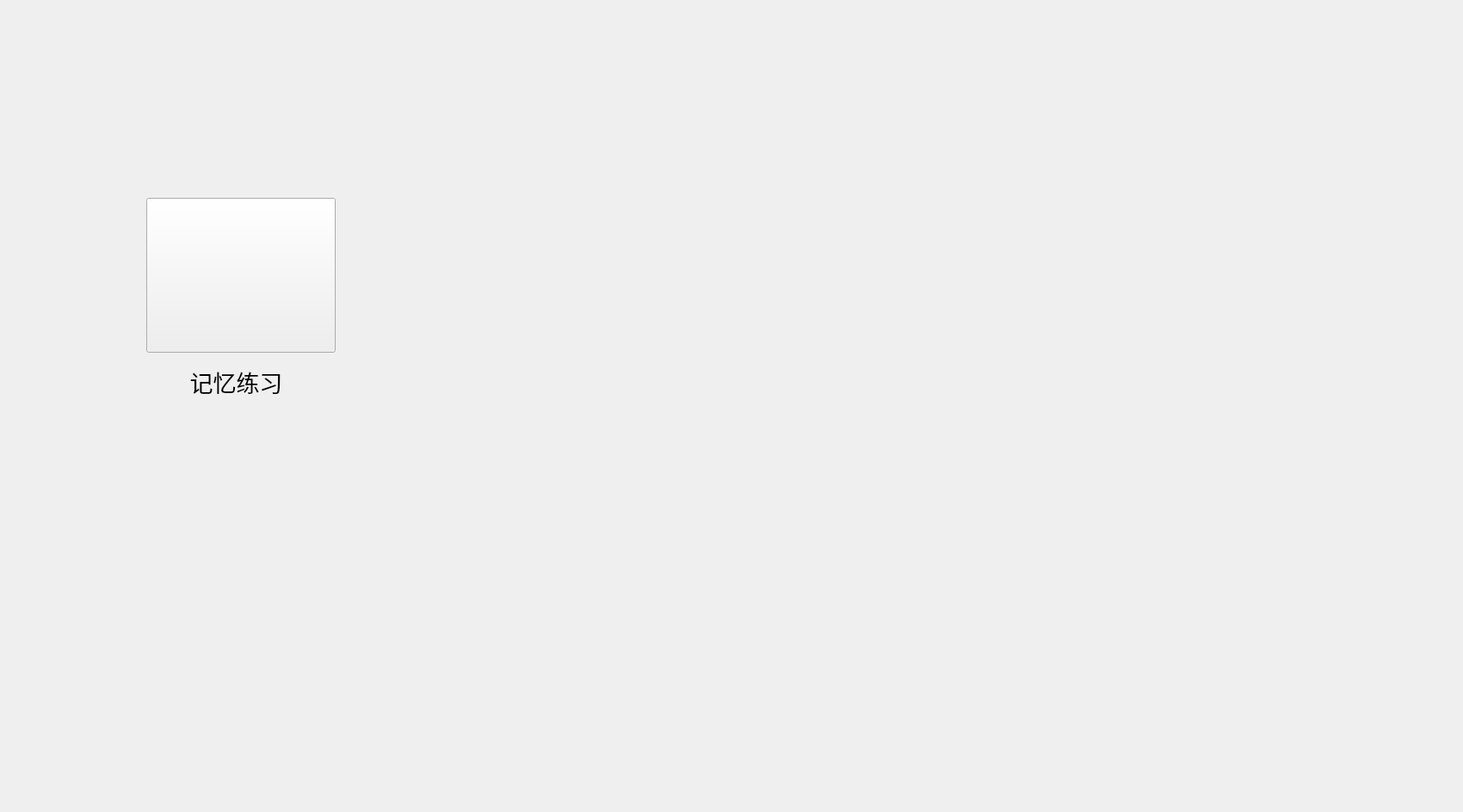
<?xml version="1.0" encoding="UTF-8"?>
<ui version="4.0">
 <class>TrainingGame</class>
 <widget class="QWidget" name="TrainingGame">
  <property name="geometry">
   <rect>
    <x>0</x>
    <y>0</y>
    <width>1700</width>
    <height>944</height>
   </rect>
  </property>
  <property name="windowTitle">
   <string>Form</string>
  </property>
  <widget class="QGroupBox" name="groupBox_4">
   <property name="geometry">
    <rect>
     <x>170</x>
     <y>230</y>
     <width>220</width>
     <height>241</height>
    </rect>
   </property>
   <property name="styleSheet">
    <string notr="true">QGroupBox{border:none;}</string>
   </property>
   <property name="title">
    <string/>
   </property>
   <widget class="QPushButton" name="memoryTrain_Btn">
    <property name="geometry">
     <rect>
      <x>0</x>
      <y>0</y>
      <width>220</width>
      <height>180</height>
     </rect>
    </property>
    <property name="styleSheet">
     <string notr="true">QPushButton{border-image: url(:/new/prefix1/source/treatMode/memModeNormal.png);}
QPushButton:hover{border-image: url(:/new/prefix1/source/treatMode/memModeHover.png);}</string>
    </property>
    <property name="text">
     <string/>
    </property>
   </widget>
   <widget class="QLabel" name="label_7">
    <property name="geometry">
     <rect>
      <x>-41</x>
      <y>200</y>
      <width>291</width>
      <height>28</height>
     </rect>
    </property>
    <property name="font">
     <font>
      <family>黑体</family>
      <pointsize>20</pointsize>
     </font>
    </property>
    <property name="text">
     <string>记忆练习</string>
    </property>
    <property name="alignment">
     <set>Qt::AlignCenter</set>
    </property>
   </widget>
  </widget>
 </widget>
 <resources/>
 <connections/>
</ui>
